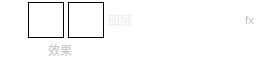
<?xml version="1.0" encoding="UTF-8"?>
<ui version="4.0">
 <class>LayerRowWidget</class>
 <widget class="QWidget" name="LayerRowWidget">
  <property name="geometry">
   <rect>
    <x>0</x>
    <y>0</y>
    <width>280</width>
    <height>48</height>
   </rect>
  </property>
  <property name="styleSheet">
   <string notr="true">QWidget#LayerRowWidget { background: transparent; }
QWidget#headerHost { background: transparent; }
QWidget#stylesHost { background: transparent; }
QLabel#nameLabel { color: #eee; }
QLabel#fxLabel { color: #bbb; font-size: 11px; }
QLabel#effectsHeaderLabel { color: #ccc; }
QToolButton { border: none; background: transparent; padding: 0; }
QToolButton:hover { background-color: #4e4e4e; border-radius: 2px; }
QToolButton:checked { background: transparent; }</string>
  </property>
  <layout class="QVBoxLayout" name="verticalLayout">
   <property name="spacing">
    <number>0</number>
   </property>
   <property name="leftMargin">
    <number>0</number>
   </property>
   <property name="topMargin">
    <number>0</number>
   </property>
   <property name="rightMargin">
    <number>0</number>
   </property>
   <property name="bottomMargin">
    <number>0</number>
   </property>
   <item>
    <widget class="QWidget" name="headerHost">
     <property name="minimumSize">
      <size>
       <width>0</width>
       <height>40</height>
      </size>
     </property>
     <property name="maximumSize">
      <size>
       <width>16777215</width>
       <height>40</height>
      </size>
     </property>
     <property name="sizePolicy">
      <sizepolicy hsizetype="Preferred" vsizetype="Fixed">
       <horstretch>0</horstretch>
       <verstretch>0</verstretch>
      </sizepolicy>
     </property>
     <layout class="QHBoxLayout" name="headerLayout">
      <property name="spacing">
       <number>4</number>
      </property>
      <property name="leftMargin">
       <number>4</number>
      </property>
      <property name="topMargin">
       <number>2</number>
      </property>
      <property name="rightMargin">
       <number>4</number>
      </property>
      <property name="bottomMargin">
       <number>2</number>
      </property>
      <item>
       <widget class="QToolButton" name="btnVisible">
        <property name="minimumSize">
         <size>
          <width>20</width>
          <height>20</height>
         </size>
        </property>
        <property name="maximumSize">
         <size>
          <width>20</width>
          <height>20</height>
         </size>
        </property>
        <property name="toolTip">
         <string>显示/隐藏图层</string>
        </property>
        <property name="text">
         <string/>
        </property>
        <property name="icon">
         <iconset resource="../resources.qrc">
          <normaloff>:/icons/layers/eye.svg</normaloff>:/icons/layers/eye.svg</iconset>
        </property>
        <property name="iconSize">
         <size>
          <width>16</width>
          <height>16</height>
         </size>
        </property>
        <property name="checkable">
         <bool>true</bool>
        </property>
        <property name="checked">
         <bool>true</bool>
        </property>
        <property name="autoRaise">
         <bool>true</bool>
        </property>
       </widget>
      </item>
      <item>
       <widget class="QLabel" name="thumbLabel">
        <property name="minimumSize">
         <size>
          <width>36</width>
          <height>36</height>
         </size>
        </property>
        <property name="maximumSize">
         <size>
          <width>36</width>
          <height>36</height>
         </size>
        </property>
        <property name="toolTip">
         <string>图层缩略图（Ctrl+点击载入选区）</string>
        </property>
        <property name="frameShape">
         <enum>QFrame::Shape::Box</enum>
        </property>
        <property name="lineWidth">
         <number>1</number>
        </property>
        <property name="scaledContents">
         <bool>true</bool>
        </property>
       </widget>
      </item>
      <item>
       <widget class="QLabel" name="maskThumbLabel">
        <property name="minimumSize">
         <size>
          <width>36</width>
          <height>36</height>
         </size>
        </property>
        <property name="maximumSize">
         <size>
          <width>36</width>
          <height>36</height>
         </size>
        </property>
        <property name="toolTip">
         <string>图层蒙版（Ctrl+点击载入选区，Alt+点击启用/停用）</string>
        </property>
        <property name="visible">
         <bool>false</bool>
        </property>
        <property name="frameShape">
         <enum>QFrame::Shape::Box</enum>
        </property>
        <property name="lineWidth">
         <number>1</number>
        </property>
        <property name="scaledContents">
         <bool>true</bool>
        </property>
       </widget>
      </item>
      <item>
       <widget class="QLabel" name="nameLabel">
        <property name="sizePolicy">
         <sizepolicy hsizetype="Expanding" vsizetype="Preferred">
          <horstretch>1</horstretch>
          <verstretch>0</verstretch>
         </sizepolicy>
        </property>
        <property name="text">
         <string>图层</string>
        </property>
       </widget>
      </item>
      <item>
       <widget class="QLabel" name="fxLabel">
        <property name="text">
         <string>fx</string>
        </property>
        <property name="alignment">
         <set>Qt::AlignmentFlag::AlignCenter</set>
        </property>
       </widget>
      </item>
      <item>
       <widget class="QToolButton" name="btnExpand">
        <property name="minimumSize">
         <size>
          <width>18</width>
          <height>18</height>
         </size>
        </property>
        <property name="maximumSize">
         <size>
          <width>18</width>
          <height>18</height>
         </size>
        </property>
        <property name="toolTip">
         <string>展开/折叠图层样式</string>
        </property>
        <property name="text">
         <string/>
        </property>
        <property name="icon">
         <iconset resource="../resources.qrc">
          <normaloff>:/icons/layers/chevron-down.svg</normaloff>:/icons/layers/chevron-down.svg</iconset>
        </property>
        <property name="iconSize">
         <size>
          <width>12</width>
          <height>12</height>
         </size>
        </property>
        <property name="checkable">
         <bool>true</bool>
        </property>
        <property name="autoRaise">
         <bool>true</bool>
        </property>
       </widget>
      </item>
     </layout>
    </widget>
   </item>
   <item>
    <widget class="QWidget" name="stylesHost">
     <property name="visible">
      <bool>false</bool>
     </property>
     <property name="sizePolicy">
      <sizepolicy hsizetype="Preferred" vsizetype="Minimum">
       <horstretch>0</horstretch>
       <verstretch>0</verstretch>
      </sizepolicy>
     </property>
     <layout class="QVBoxLayout" name="stylesLayout">
      <property name="spacing">
       <number>0</number>
      </property>
      <property name="leftMargin">
       <number>0</number>
      </property>
      <property name="topMargin">
       <number>0</number>
      </property>
      <property name="rightMargin">
       <number>0</number>
      </property>
      <property name="bottomMargin">
       <number>2</number>
      </property>
      <item>
       <widget class="QLabel" name="effectsHeaderLabel">
        <property name="minimumSize">
         <size>
          <width>0</width>
          <height>20</height>
         </size>
        </property>
        <property name="maximumSize">
         <size>
          <width>16777215</width>
          <height>20</height>
         </size>
        </property>
        <property name="text">
         <string>效果</string>
        </property>
        <property name="indent">
         <number>48</number>
        </property>
       </widget>
      </item>
     </layout>
    </widget>
   </item>
  </layout>
 </widget>
 <resources>
  <include location="../resources.qrc"/>
 </resources>
 <connections/>
</ui>
